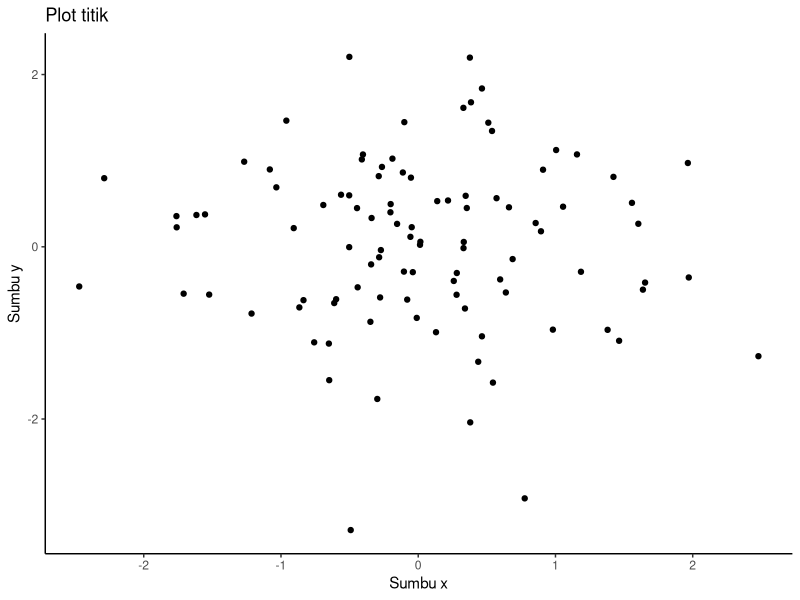
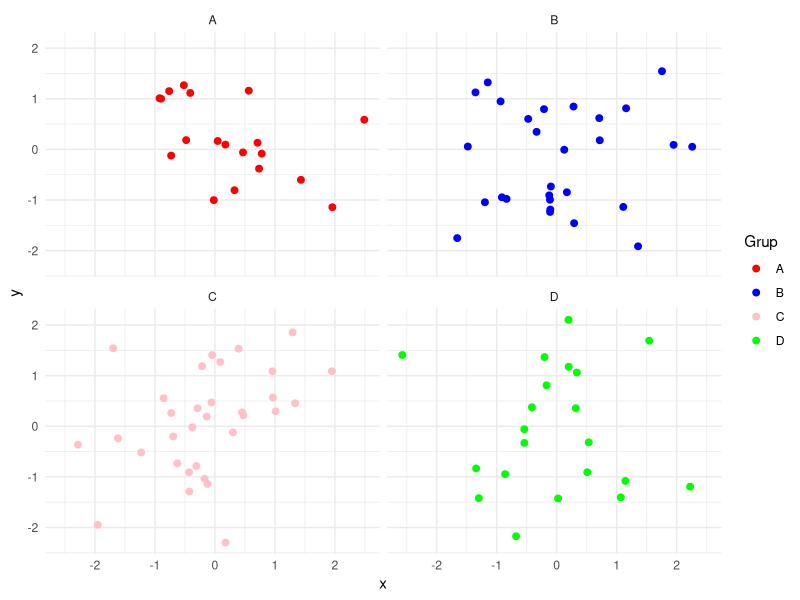
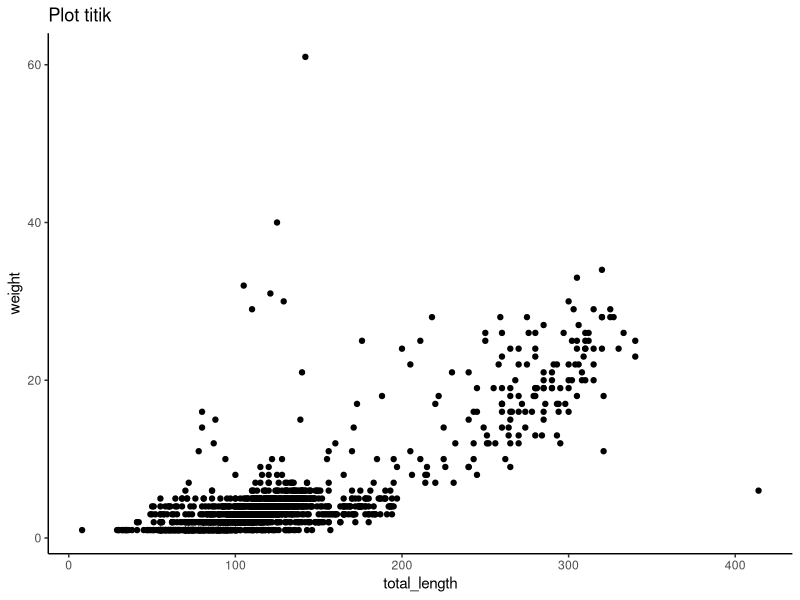
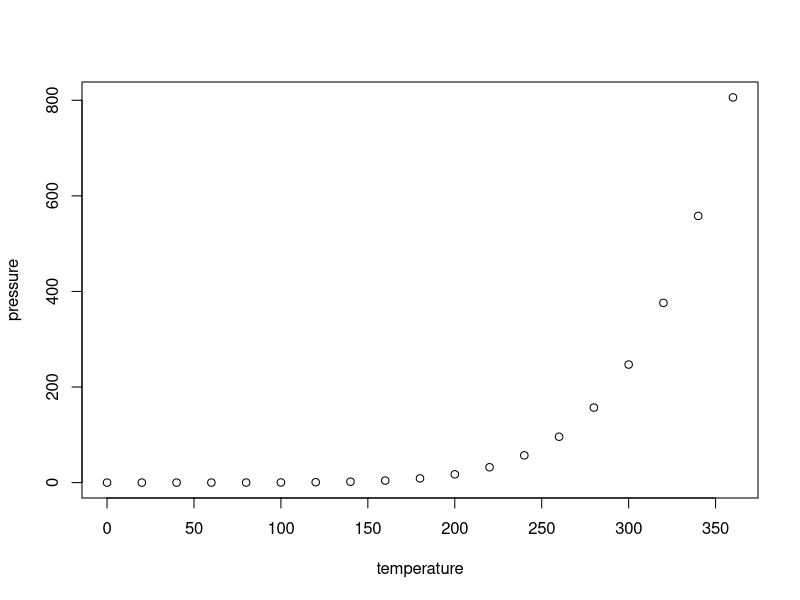

Reproduce these figures in R, in order.
## ---- chunk 1
knitr::opts_chunk$set(echo = TRUE)
## ---- chunk 2
library(ggplot2) 
## ---- chunk 3
data <- data.frame(x = rnorm(100), y = rnorm(100))
## ---- chunk 4
print(ggplot(data, aes(x = x, y = y)) + 
        
#menentukat plot titik      
geom_point() +
  
#menambahkan judul plot dan sumbu        
labs(title = "Plot titik", x = "Sumbu x", y = "Sumbu y") +
  
#memilih tema  
theme_classic())
## ---- chunk 5
# buat data frame contoh dengan variable kategorik
data <- data.frame(x = rnorm(100), y = rnorm(100), grup = sample(c("A","B","C","D"), 100,replace = TRUE))

# buat plot titik dengan faceting
ggplot(data, aes(x = x, y = y, color = grup)) +
  
#Menambahkan titik pada plot dengan ukuran titik yang lebih besar (ukuran 2).
  geom_point(size = 2) +
  
#Membagi plot menjadi beberapa sub-plot berdasarkan kategori yang ada di kolom grup. Setiap kategori (A, B, C, D) akan memiliki sub-plotnya sendiri.
  facet_wrap(~ grup) +
  
#Menentukan warna manual untuk masing-masing kategori grup. "A" diwarnai merah, "B" biru, "C" pink, dan "D" hijau.
  scale_color_manual(values = c("A" = "red", "B" = "blue", "C" = "pink", "D" = "green")) + 
  
# mengatur tema
  theme_minimal() +
  
#Menambahkan label pada legenda warna yang menjelaskan bahwa warna mewakili kategori "Grup".
  labs(color = "Grup")
## ---- chunk 6
library(readr)
lizards <- suppressMessages(read_csv("lizards.csv"))
## ---- chunk 7
library(ggplot2) 

#membuat plot titik
ggplot(lizards, aes(x = total_length, y = weight)) + 
  geom_point() +
  
#menambahkan judul plot dan sumbu 
  labs(title = "Plot titik" , x = "total_length", y = "weight") + theme_classic()

## ---- chunk 8
library(readr)
iris <- read_csv("iris.csv")
## ---- chunk 9
View(iris)
## ---- chunk 10
print ("hallo word")
## ---- chunk 11
summary(cars)
## ---- chunk 12
plot(pressure)
